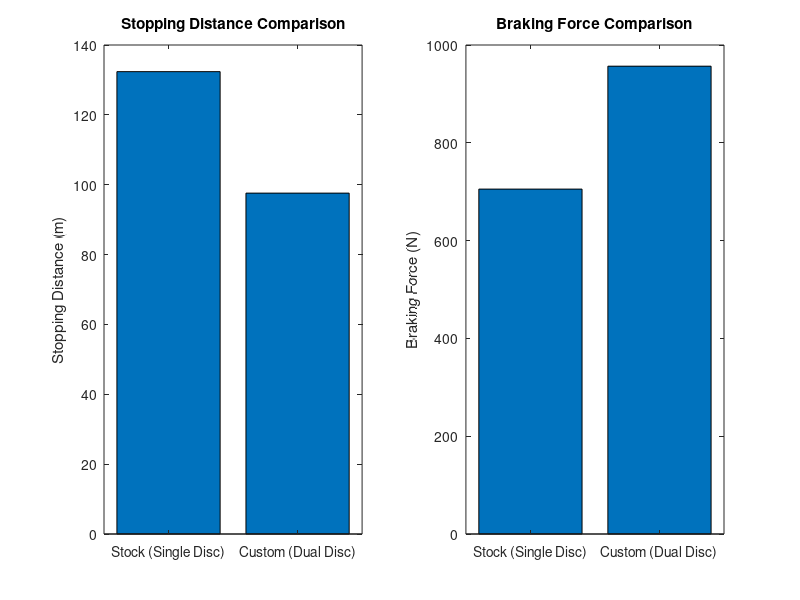

Source code (MATLAB): (Note: this script raises an error after producing the figure.)
%% Motorcycle Braking Performance – Stock vs Custom Dual Disc
% Author: Praveen Kumar V
% Bike: KTM RC390 (2016)
% Project: Custom Dual-Disc Conversion

clc; clear; close all;

%% Constants
g = 9.81;               % gravity [m/s^2]
bike_mass = 172;        % dry weight [kg]
rider_mass = 70;        % avg rider [kg]
total_mass = bike_mass + rider_mass;

wheel_radius = 0.30;    % m (approx effective radius of wheel)
mu_tyre = 1.1;          % friction coefficient (sport tyre)

%% Stock Setup (Single Disc)
disc_dia_stock = 0.320;   % 320 mm
master_dia_stock = 0.014; % 14 mm master cylinder
n_pistons_stock = 4;      % 4 piston caliper
piston_dia_stock = 0.030; % 30 mm caliper pistons

%% Custom Setup (Dual Disc)
disc_dia_mod = 0.320;     % still 320 mm
master_dia_mod = 0.017;   % 17 mm master cylinder
n_pistons_mod = 8;        % dual calipers = 8 pistons
piston_dia_mod = 0.030;   % assume same piston dia

%% Hydraulic Calculations
% Areas
A_master_stock = pi*(master_dia_stock/2)^2;
A_master_mod   = pi*(master_dia_mod/2)^2;

A_caliper_stock = n_pistons_stock * pi*(piston_dia_stock/2)^2;
A_caliper_mod   = n_pistons_mod * pi*(piston_dia_mod/2)^2;

% Hydraulic ratio
HR_stock = A_caliper_stock / A_master_stock;
HR_mod   = A_caliper_mod   / A_master_mod;

%% Assume rider applies same lever force
lever_force = 200; % N (hard braking)

% Line pressure (neglecting losses)
P_line_stock = lever_force / A_master_stock;
P_line_mod   = lever_force / A_master_mod;

% Clamp force (per caliper setup)
F_clamp_stock = P_line_stock * A_caliper_stock;
F_clamp_mod   = P_line_mod   * A_caliper_mod;

%% Braking Torque
radius_eff = disc_dia_stock/2 * 0.9; % effective radius (90%)
mu_pad = 0.4; % pad-disc friction

T_stock = F_clamp_stock * mu_pad * radius_eff;
T_mod   = F_clamp_mod   * mu_pad * radius_eff;

%% Max Braking Force @ tyre
F_brake_stock = T_stock / wheel_radius;
F_brake_mod   = T_mod   / wheel_radius;

% Limit by tyre-road grip
F_max = mu_tyre * total_mass * g;
F_brake_stock = min(F_brake_stock, F_max);
F_brake_mod   = min(F_brake_mod, F_max);

%% Stopping Distance from 100 km/h
v0 = 100/3.6; % m/s

a_stock = F_brake_stock / total_mass;
a_mod   = F_brake_mod   / total_mass;

d_stock = v0^2 / (2*a_stock);
d_mod   = v0^2 / (2*a_mod);

%% Display Results
fprintf('=== Braking Performance (100 km/h to 0) ===\n');
fprintf('Stock setup: Decel = %.2f m/s^2, Stopping distance = %.2f m\n', a_stock, d_stock);
fprintf('Custom setup: Decel = %.2f m/s^2, Stopping distance = %.2f m\n', a_mod, d_mod);

%% Plot Comparison
labels = {'Stock (Single Disc)', 'Custom (Dual Disc)'};
stopping_dist = [d_stock d_mod];
brake_force   = [F_brake_stock F_brake_mod];

figure;
subplot(1,2,1)
bar(stopping_dist)
set(gca,'xticklabel',labels)
ylabel('Stopping Distance (m)')
title('Stopping Distance Comparison')

subplot(1,2,2)
bar(brake_force)
set(gca,'xticklabel',labels)
ylabel('Braking Force (N)')
title('Braking Force Comparison')

sgtitle('Motorcycle Braking Upgrade: Stock vs Dual-Disc Custom')
